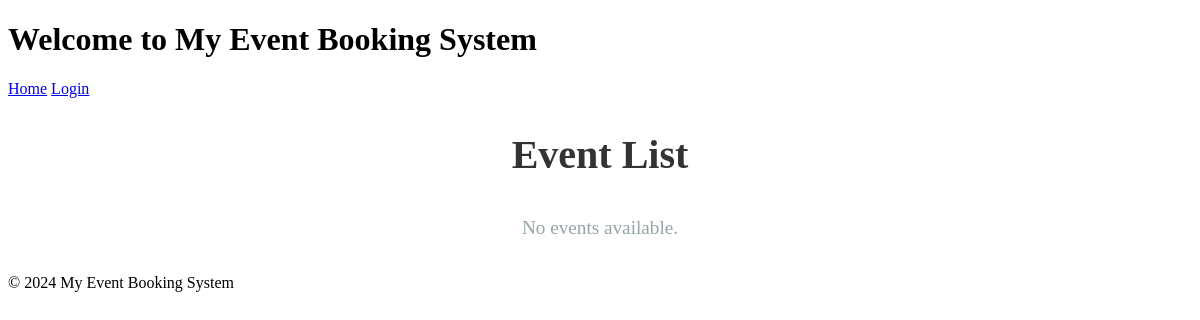
Page /events/ on the earlier database version.
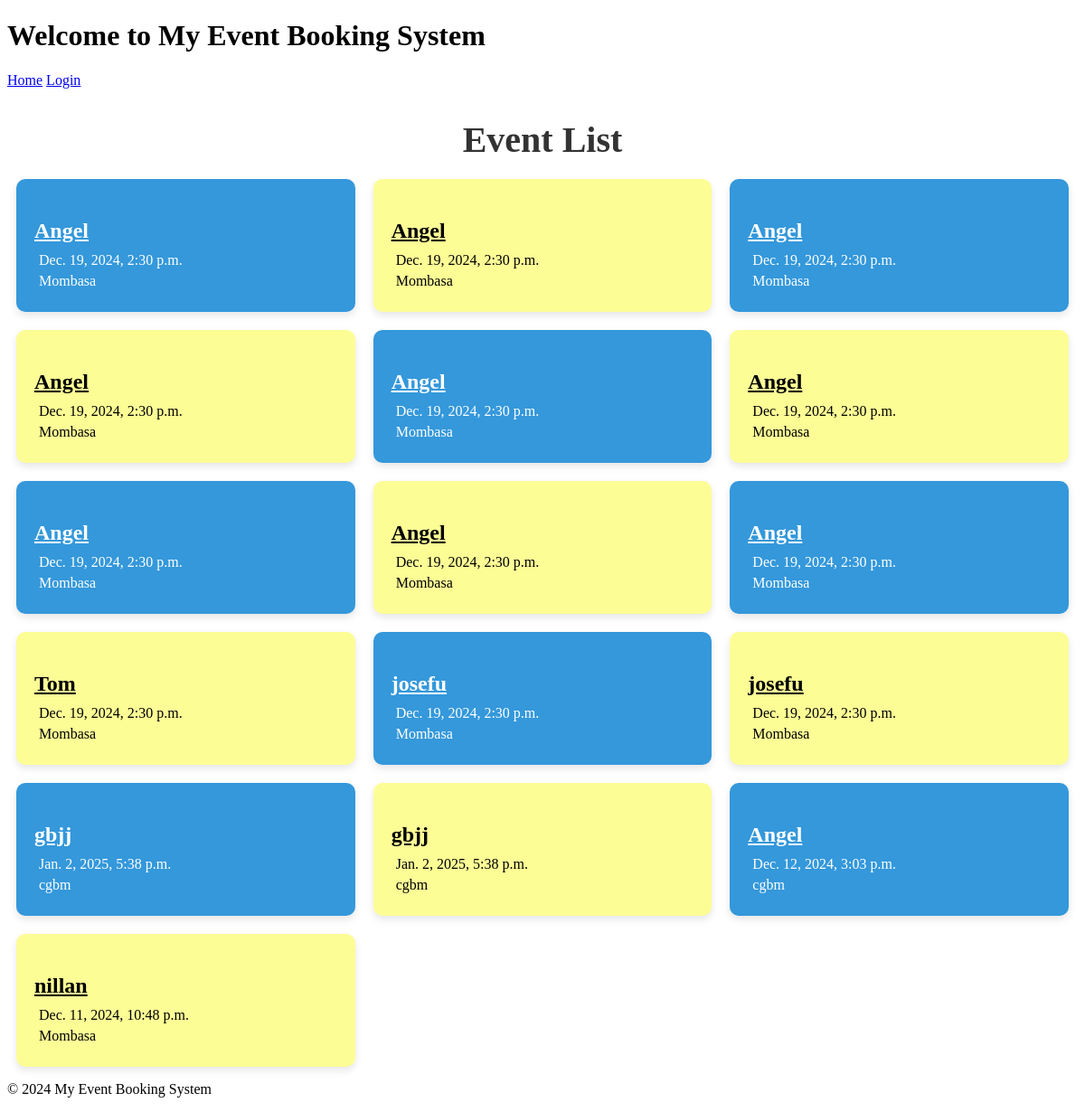
Same page on the later database version.
### myapp/models.py (models this page shows, shortened)
class Event(models.Model):
    STATUS_CHOICES = [
        ('upcoming', 'Upcoming'),
        ('ongoing', 'Ongoing'),
        ('past', 'Past'),
    ]
    name = models.CharField(max_length=255)
    description = models.TextField()
    date = models.DateTimeField()
    location = models.CharField(max_length=255)
    image = models.ImageField(upload_to='event_images/')
    status = models.CharField(max_length=10, choices=STATUS_CHOICES, default='upcoming')

### myapp/views.py (the view)
# urls.py: path('events/', views.event_list, name='event_list'),
def event_list(request):
    events = Event.objects.all()  # Fetch all events
    context = {'events': events}
    return render(request, 'accounts/event_list.html', context)

### myapp/templates/accounts/event_list.html (shortened to what this page needs)
{% extends 'base.html' %}
{% block content %}
<h2 class="page-title">Event List</h2>
<div class="event-list">
    {% for event in events %}
        <div class="event-card {% cycle 'blue-card' 'yellow-card' %}">
            <h3 class="event-title">
                <a href="{% url 'create_booking' %}">{{ event.name }}</a>
            </h3>
            <p class="event-date"> {{ event.date }}</p>
            <p class="event-location"> {{ event.location }}</p>
        </div>
    {% empty %}
        <p class="no-events">No events available.</p>
    {% endfor %}
</div>
{% endblock %}

Differences in the rows shown:
added Event: name "Angel", date "Dec. 19, 2024, 2:30 p.m.", location "Mombasa"
added Event: name "Angel", date "Dec. 19, 2024, 2:30 p.m.", location "Mombasa"
added Event: name "Angel", date "Dec. 19, 2024, 2:30 p.m.", location "Mombasa"
added Event: name "Angel", date "Dec. 19, 2024, 2:30 p.m.", location "Mombasa"
added Event: name "Angel", date "Dec. 19, 2024, 2:30 p.m.", location "Mombasa"
added Event: name "Angel", date "Dec. 19, 2024, 2:30 p.m.", location "Mombasa"
added Event: name "Angel", date "Dec. 19, 2024, 2:30 p.m.", location "Mombasa"
added Event: name "Angel", date "Dec. 19, 2024, 2:30 p.m.", location "Mombasa"
added Event: name "Angel", date "Dec. 19, 2024, 2:30 p.m.", location "Mombasa"
added Event: name "Tom", date "Dec. 19, 2024, 2:30 p.m.", location "Mombasa"
added Event: name "josefu", date "Dec. 19, 2024, 2:30 p.m.", location "Mombasa"
added Event: name "josefu", date "Dec. 19, 2024, 2:30 p.m.", location "Mombasa"
added Event: name "gbjj", date "Jan. 2, 2025, 5:38 p.m.", location "cgbm"
added Event: name "gbjj", date "Jan. 2, 2025, 5:38 p.m.", location "cgbm"
added Event: name "Angel", date "Dec. 12, 2024, 3:03 p.m.", location "cgbm"
added Event: name "nillan", date "Dec. 11, 2024, 10:48 p.m.", location "Mombasa"
Other differences:
text no longer shown: "No events available."
